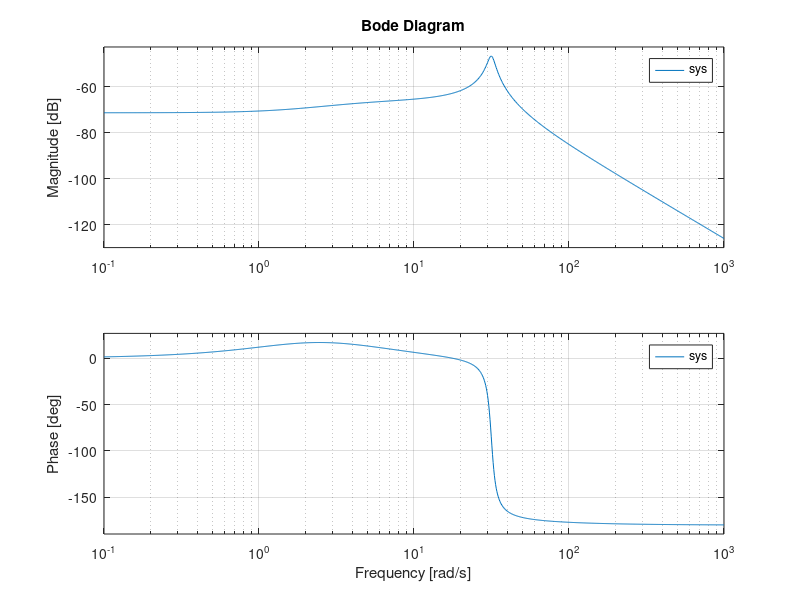

Reproduce this figure in MATLAB.
% Transfer function and frequency-domain analysis

J1 = 2; J2 = 1; J3 = 0.5;
K1 = 1000; B1 = 10; beta = 5;

A = [-B1/J1   -K1/J1     0;
      1        0       -0.5;
      0   K1/(J3+0.5*J2)  (-1.8555)];

B = [1/J1; 0; 0];
C = [0 1 0];
D = 0;

sys = ss(A,B,C,D);

% Poles and zeros
[p,z] = pzmap(sys);
disp('Poles:'); disp(p)
disp('Zeros:'); disp(z)

% Natural frequency and damping ratio
wn = abs(p(2));
zeta = -real(p(2))/wn;

fprintf('Natural Frequency = %.3f rad/s\n',wn)
fprintf('Damping Ratio = %.4f\n',zeta)

% Bode plot
figure;
bode(sys)
grid on
